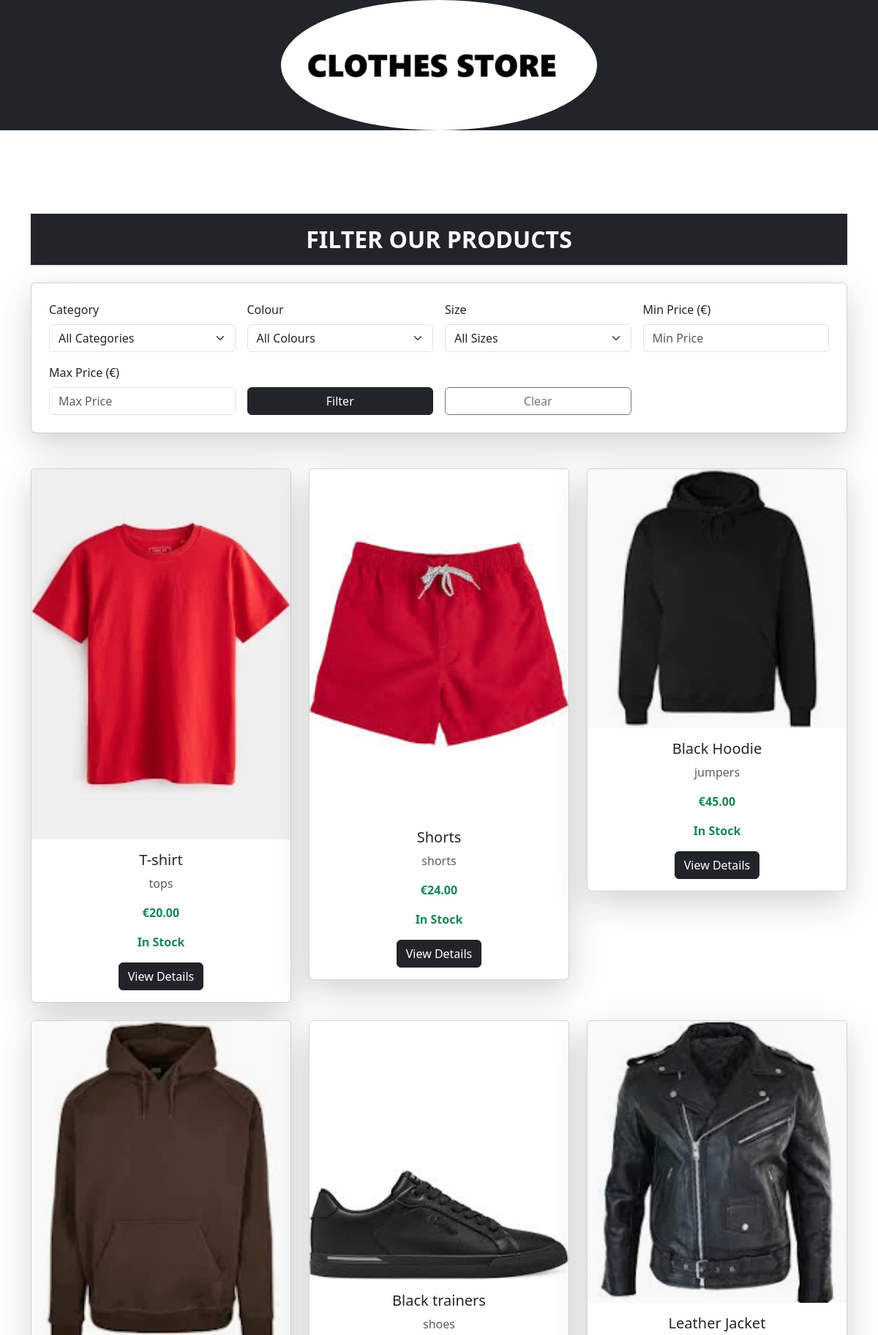
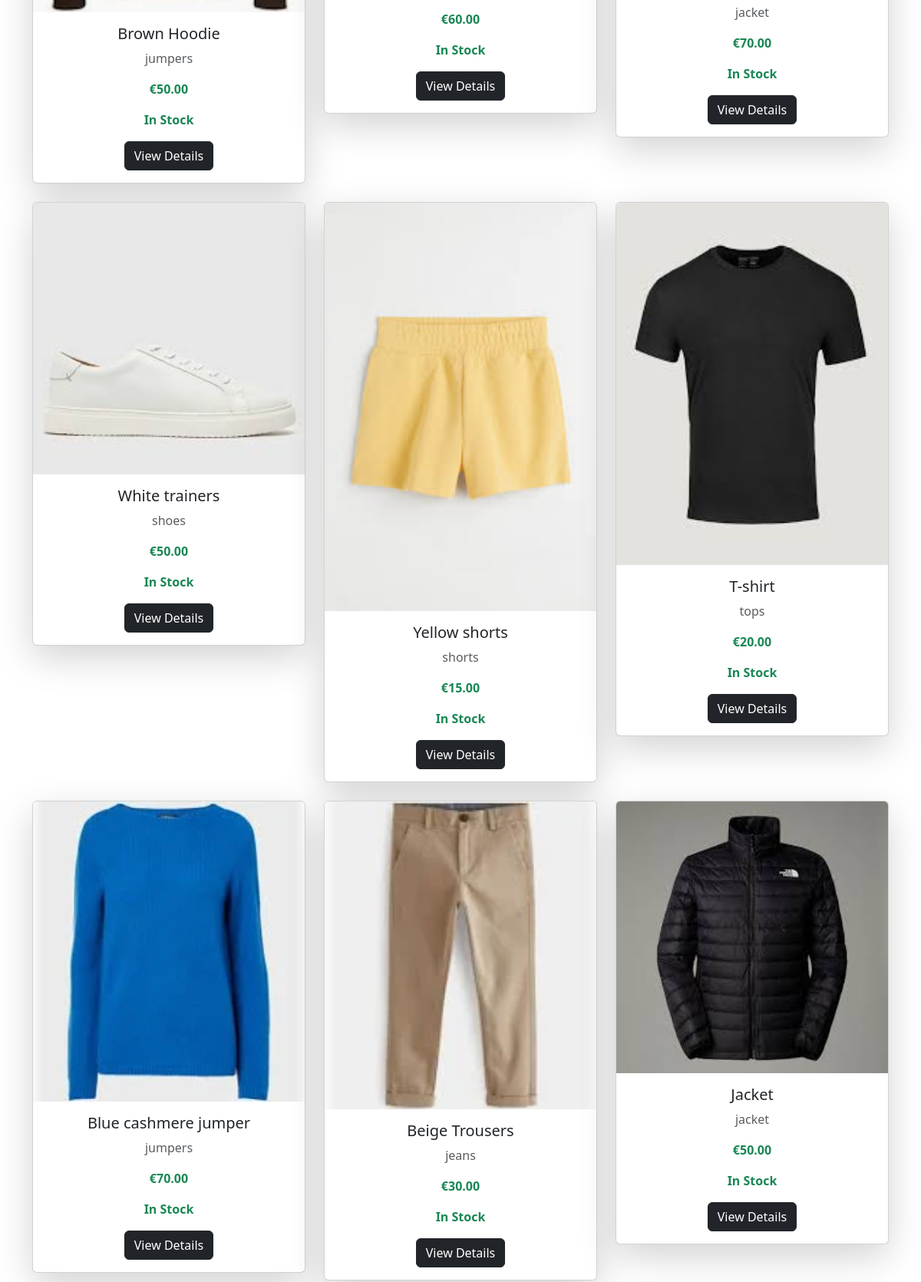
Screenshot of /store/filter/ (upper part) with the database file from the repository (2 pictures, top to bottom).
### store/models.py (models this page shows, shortened)
class Product(models.Model):
    name = models.CharField(max_length=255)
    description = models.TextField()
    price = models.DecimalField(max_digits=10, decimal_places=2)
    category = models.ForeignKey(Category, on_delete=models.CASCADE)
    image = models.ImageField(null=True, blank=True)
    sizes = models.ManyToManyField(Size, related_name='products')
    colour = models.CharField(max_length=50, blank=True, null=True)
    quantity_in_stock = models.PositiveIntegerField(default=0)

class Category(models.Model):
    name = models.CharField(max_length=255)
    parent = models.ForeignKey('self', on_delete=models.CASCADE, null=True, blank=True, related_name='subcategories')

### store/views.py (the view)
# urls.py: path('filter/', filter_list, name='filter_list'),
def filter_list(request):
    products = Product.objects.filter(quantity_in_stock__gt=0)
    categories = Category.objects.all()
    sizes = Size.objects.all()
    category_filter = request.GET.get('category')
    min_price = request.GET.get('min_price')
    max_price = request.GET.get('max_price')
    colour_filter = request.GET.get('colour')
    size_filter = request.GET.get('size')
    colours = Product.objects.values_list('colour', flat=True).distinct()
    if category_filter and category_filter != "all":
        products = products.filter(category__id=category_filter)
    if min_price:
        products = products.filter(price__gte=min_price)
    if max_price:
        products = products.filter(price__lte=max_price)
    if colour_filter and colour_filter != "all":
        products = products.filter(colour=colour_filter)
    if size_filter and size_filter != "all":
        products = products.filter(sizes__name=size_filter)
    return render(request, 'filter_list.html', {
        'products': products,
        'categories': categories,
        'colours': colours,
        'sizes': sizes,
    })

### cart/context_processors.py (called while the page is built)
def counter(request):
    item_count = 0
    if 'admin' in request.path:
        return {}
    else:
        try:
            cart = Cart.objects.filter(cart_id=_cart_id(request))
            cart_items = CartItem.objects.all().filter(cart=cart[:1])
            for cart_item in cart_items:
                item_count += cart_item.quantity
        except Cart.DoesNotExist:
            item_count = 0
    return {'item_count':item_count}

### cart/views.py (called while the page is built)
def _cart_id(request):
    cart = request.session.session_key
    if not cart:
        cart = request.session.create()
    return cart

### loyalty/context_processors.py (called while the page is built)
def loyalty_points(request):
    if request.user.is_authenticated:
        try:
            loyalty = Loyalty.objects.get(user=request.user)
        except Loyalty.DoesNotExist:
            loyalty = None
    else:
        loyalty = None
    return {'loyalty': loyalty}

### store/templates/filter_list.html (shortened to what this page needs)
{% load static %}
<!DOCTYPE html>
<html lang="en">
<head>
    <link rel="stylesheet" href="{% static 'css/style.css' %}">
    <link rel="stylesheet" href="https://cdn.jsdelivr.net/npm/bootstrap@5.3.0/dist/css/bootstrap.min.css">
    {% include 'header.html' %}
</head>
<body>
    <main style="padding-top: 90px;">
        <div class="container mt-4">
            <h2 class="text-center mb-4 fw-bold text-uppercase text-light shadow-sm p-3 bg-dark">
                Filter Our Products
            </h2>
            <div class="card shadow-lg p-4 mb-5">
                <form method="GET" class="row g-3">
                    <div class="col-md-3">
                        <label class="form-label">Category</label>
                        <select name="category" class="form-select">
                            <option value="all">All Categories</option>
                        </select>
                    </div>
                    <div class="col-md-3">
                        <label class="form-label">Colour</label>
                        <select name="colour" class="form-select">
                            <option value="all">All Colours</option>
                        </select>
                    </div>
                    <div class="col-md-3">
                        <label class="form-label">Size</label>
                        <select name="size" class="form-select">
                            <option value="all">All Sizes</option>
                        </select>
                    </div>
                    <div class="col-md-3">
                        <label class="form-label">Min Price (€)</label>
                        <input type="number" name="min_price" class="form-control" placeholder="Min Price" step="0.01">
                    </div>
                    <div class="col-md-3">
                        <label class="form-label">Max Price (€)</label>
                        <input type="number" name="max_price" class="form-control" placeholder="Max Price" step="0.01">
                    </div>
                    <div class="col-md-3 align-self-end">
                        <button type="submit" class="btn btn-dark w-100">Filter</button>
                    </div>
                    <div class="col-md-3 align-self-end">
                        <a href="{% url 'store:filter_list' %}" class="btn btn-outline-secondary w-100">Clear</a>
                    </div>
                </form>
            </div>
            <div class="row">
                {% for product in products %}
                    <div class="col-md-4 mb-4">
                        <div class="card shadow-lg">
                            <a href="{% url 'store:product_detail' product.id %}">
                                <div class="image-container">
                                    {% if product.image %}
                                        <img src="{{ product.image.url }}" class="card-img-top product-image" alt="{{ product.name }}">
                                    {% else %}
                                        <img src="{% static 'images/default.jpg' %}" class="card-img-top product-image" alt="Default Image">
                                    {% endif %}
                                </div>
                            </a>
                            <div class="card-body text-center">
                                <h5 class="card-title">{{ product.name }}</h5>
                                <p class="card-text text-muted">{{ product.category.name }}</p>
                                <p class="fw-bold text-success">€{{ product.price }}</p>
                                {% if product.quantity_in_stock > 0 %}
                                    <p class="text-success fw-bold">In Stock</p>
                                    <a href="{% url 'store:product_detail' product.id %}" class="btn btn-dark">View Details</a>
                                {% else %}
                                    <p class="text-danger fw-bold">Out of Stock</p>
                                    <button class="btn btn-secondary" disabled>Unavailable</button>
                                {% endif %}
                            </div>
                        </div>
                    </div>
                {% empty %}
                    <p class="text-center text-danger">No products match your filter criteria.</p>
                {% endfor %}
            </div>
        </div>
    </main>
</body>
</html>

### rows the page displays
Product: image (picture), name "T-shirt", category.name "tops", price "20.00", quantity_in_stock "In Stock"
Product: image (picture), name "Shorts", category.name "shorts", price "24.00", quantity_in_stock "In Stock"
Product: image (picture), name "Black Hoodie", category.name "jumpers", price "45.00", quantity_in_stock "In Stock"
Product: image (picture), name "Brown Hoodie", category.name "jumpers", price "50.00", quantity_in_stock "In Stock"
Product: image (picture), name "Black trainers", category.name "shoes", price "60.00", quantity_in_stock "In Stock"
Product: image (picture), name "Leather Jacket", category.name "jacket", price "70.00", quantity_in_stock "In Stock"
Product: image (picture), name "White trainers", category.name "shoes", price "50.00", quantity_in_stock "In Stock"
Product: image (picture), name "Yellow shorts", category.name "shorts", price "15.00", quantity_in_stock "In Stock"
Product: image (picture), name "T-shirt", category.name "tops", price "20.00", quantity_in_stock "In Stock"
Product: image (picture), name "Blue cashmere jumper", category.name "jumpers", price "70.00", quantity_in_stock "In Stock"
Product: image (picture), name "Beige Trousers", category.name "jeans", price "30.00", quantity_in_stock "In Stock"
Product: image (picture), name "Jacket", category.name "jacket", price "50.00", quantity_in_stock "In Stock"
